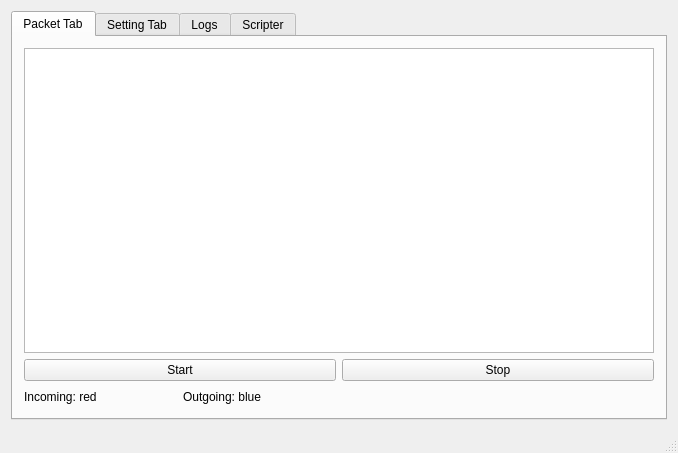
<?xml version="1.0" encoding="UTF-8"?>
<ui version="4.0">
 <class>TogetherPEClass</class>
 <widget class="QMainWindow" name="TogetherPEClass">
  <property name="geometry">
   <rect>
    <x>0</x>
    <y>0</y>
    <width>678</width>
    <height>435</height>
   </rect>
  </property>
  <property name="windowTitle">
   <string>TogetherPE</string>
  </property>
  <widget class="QWidget" name="centralWidget">
   <layout class="QGridLayout" name="gridLayout">
    <item row="0" column="0">
     <widget class="QTabWidget" name="tabWidget">
      <property name="currentIndex">
       <number>0</number>
      </property>
      <widget class="QWidget" name="packetTab">
       <attribute name="title">
        <string>Packet Tab</string>
       </attribute>
       <layout class="QGridLayout" name="gridLayout_2">
        <item row="3" column="1">
         <widget class="QLabel" name="outgoingLabel">
          <property name="text">
           <string>Outgoing: blue</string>
          </property>
          <property name="textFormat">
           <enum>Qt::AutoText</enum>
          </property>
          <property name="alignment">
           <set>Qt::AlignLeading|Qt::AlignLeft|Qt::AlignVCenter</set>
          </property>
         </widget>
        </item>
        <item row="3" column="0">
         <widget class="QLabel" name="incomingLabel">
          <property name="text">
           <string>Incoming: red</string>
          </property>
         </widget>
        </item>
        <item row="1" column="0" colspan="2">
         <widget class="QPushButton" name="startButton">
          <property name="text">
           <string>Start</string>
          </property>
         </widget>
        </item>
        <item row="3" column="2" colspan="2">
         <spacer name="horizontalSpacer">
          <property name="orientation">
           <enum>Qt::Horizontal</enum>
          </property>
          <property name="sizeHint" stdset="0">
           <size>
            <width>40</width>
            <height>20</height>
           </size>
          </property>
         </spacer>
        </item>
        <item row="0" column="0" colspan="4">
         <widget class="QTableView" name="packetTable">
          <property name="sizePolicy">
           <sizepolicy hsizetype="Expanding" vsizetype="Expanding">
            <horstretch>0</horstretch>
            <verstretch>0</verstretch>
           </sizepolicy>
          </property>
          <property name="layoutDirection">
           <enum>Qt::LeftToRight</enum>
          </property>
          <property name="autoFillBackground">
           <bool>false</bool>
          </property>
          <property name="sizeAdjustPolicy">
           <enum>QAbstractScrollArea::AdjustToContents</enum>
          </property>
          <property name="selectionMode">
           <enum>QAbstractItemView::ContiguousSelection</enum>
          </property>
          <property name="wordWrap">
           <bool>false</bool>
          </property>
         </widget>
        </item>
        <item row="1" column="2" colspan="2">
         <widget class="QPushButton" name="stopButton">
          <property name="text">
           <string>Stop</string>
          </property>
         </widget>
        </item>
       </layout>
      </widget>
      <widget class="QWidget" name="settingTab">
       <attribute name="title">
        <string>Setting Tab</string>
       </attribute>
       <layout class="QGridLayout" name="gridLayout_4">
        <item row="0" column="0">
         <widget class="QGroupBox" name="groupBox">
          <property name="title">
           <string>Filters</string>
          </property>
          <layout class="QGridLayout" name="gridLayout_5">
           <item row="2" column="0">
            <widget class="QCheckBox" name="ipCheckbox">
             <property name="text">
              <string>Filter by IP</string>
             </property>
            </widget>
           </item>
           <item row="4" column="2">
            <widget class="QSpinBox" name="minimumSizeSpinbox"/>
           </item>
           <item row="4" column="0">
            <widget class="QCheckBox" name="minimumSizeCheckbox">
             <property name="text">
              <string>Minimum size</string>
             </property>
            </widget>
           </item>
           <item row="5" column="2">
            <widget class="QSpinBox" name="maximumSizeSpinbox"/>
           </item>
           <item row="0" column="0">
            <widget class="QCheckBox" name="outgoingCheckbox">
             <property name="text">
              <string>Outgoing</string>
             </property>
            </widget>
           </item>
           <item row="7" column="2">
            <widget class="QPlainTextEdit" name="exampleFilter">
             <property name="readOnly">
              <bool>true</bool>
             </property>
             <property name="plainText">
              <string>outgoing(=1) incoming(=1) ip(=104.16.59.37) port(=80,8080,59) size(=0, 99999)

Explanation:
outgoing packets, yes.
incoming packets, yes
coming / going to ip 104.16...
only when port 80, 8080 or 59
size ranging from 0, 99999</string>
             </property>
            </widget>
           </item>
           <item row="1" column="0">
            <widget class="QCheckBox" name="incomingCheckbox">
             <property name="text">
              <string>Incoming</string>
             </property>
            </widget>
           </item>
           <item row="2" column="2">
            <widget class="QLineEdit" name="ipLineEdit">
             <property name="text">
              <string>Address</string>
             </property>
            </widget>
           </item>
           <item row="6" column="2">
            <widget class="QPlainTextEdit" name="customFilterEdit">
             <property name="enabled">
              <bool>true</bool>
             </property>
             <property name="plainText">
              <string>outgoing(=1) incoming(=1) ip(=104.16.59.37) port(=80,8080,59) size(=0, 99999)
</string>
             </property>
            </widget>
           </item>
           <item row="3" column="2">
            <widget class="QLineEdit" name="portLineEdit">
             <property name="text">
              <string>Port</string>
             </property>
            </widget>
           </item>
           <item row="5" column="0">
            <widget class="QCheckBox" name="maximumSizeCheckbox">
             <property name="text">
              <string>Maximum size</string>
             </property>
            </widget>
           </item>
           <item row="3" column="0">
            <widget class="QCheckBox" name="portCheckbox">
             <property name="text">
              <string>Recieving port</string>
             </property>
            </widget>
           </item>
           <item row="6" column="0">
            <widget class="QCheckBox" name="customFilterCheckbox">
             <property name="text">
              <string>Custom Filters</string>
             </property>
            </widget>
           </item>
           <item row="7" column="0">
            <widget class="QLabel" name="exampleFilterLabel">
             <property name="text">
              <string>Example Custom
Filter</string>
             </property>
            </widget>
           </item>
          </layout>
         </widget>
        </item>
       </layout>
      </widget>
      <widget class="QWidget" name="logTab">
       <attribute name="title">
        <string>Logs</string>
       </attribute>
       <layout class="QGridLayout" name="gridLayout_3">
        <item row="0" column="0">
         <widget class="QPlainTextEdit" name="logEdit">
          <property name="readOnly">
           <bool>true</bool>
          </property>
         </widget>
        </item>
       </layout>
      </widget>
      <widget class="QWidget" name="tab">
       <attribute name="title">
        <string>Scripter</string>
       </attribute>
      </widget>
     </widget>
    </item>
   </layout>
  </widget>
  <widget class="QStatusBar" name="statusBar"/>
  <widget class="QMenuBar" name="menuBar">
   <property name="geometry">
    <rect>
     <x>0</x>
     <y>0</y>
     <width>678</width>
     <height>22</height>
    </rect>
   </property>
  </widget>
 </widget>
 <layoutdefault spacing="6" margin="11"/>
 <resources>
  <include location="TogetherPE.qrc"/>
 </resources>
 <connections>
  <connection>
   <sender>startButton</sender>
   <signal>clicked()</signal>
   <receiver>TogetherPEClass</receiver>
   <slot>startLogging()</slot>
   <hints>
    <hint type="sourcelabel">
     <x>337</x>
     <y>374</y>
    </hint>
    <hint type="destinationlabel">
     <x>338</x>
     <y>214</y>
    </hint>
   </hints>
  </connection>
 </connections>
 <slots>
  <slot>startLogging()</slot>
  <slot>incomingPacket(PacketObject)</slot>
 </slots>
</ui>
